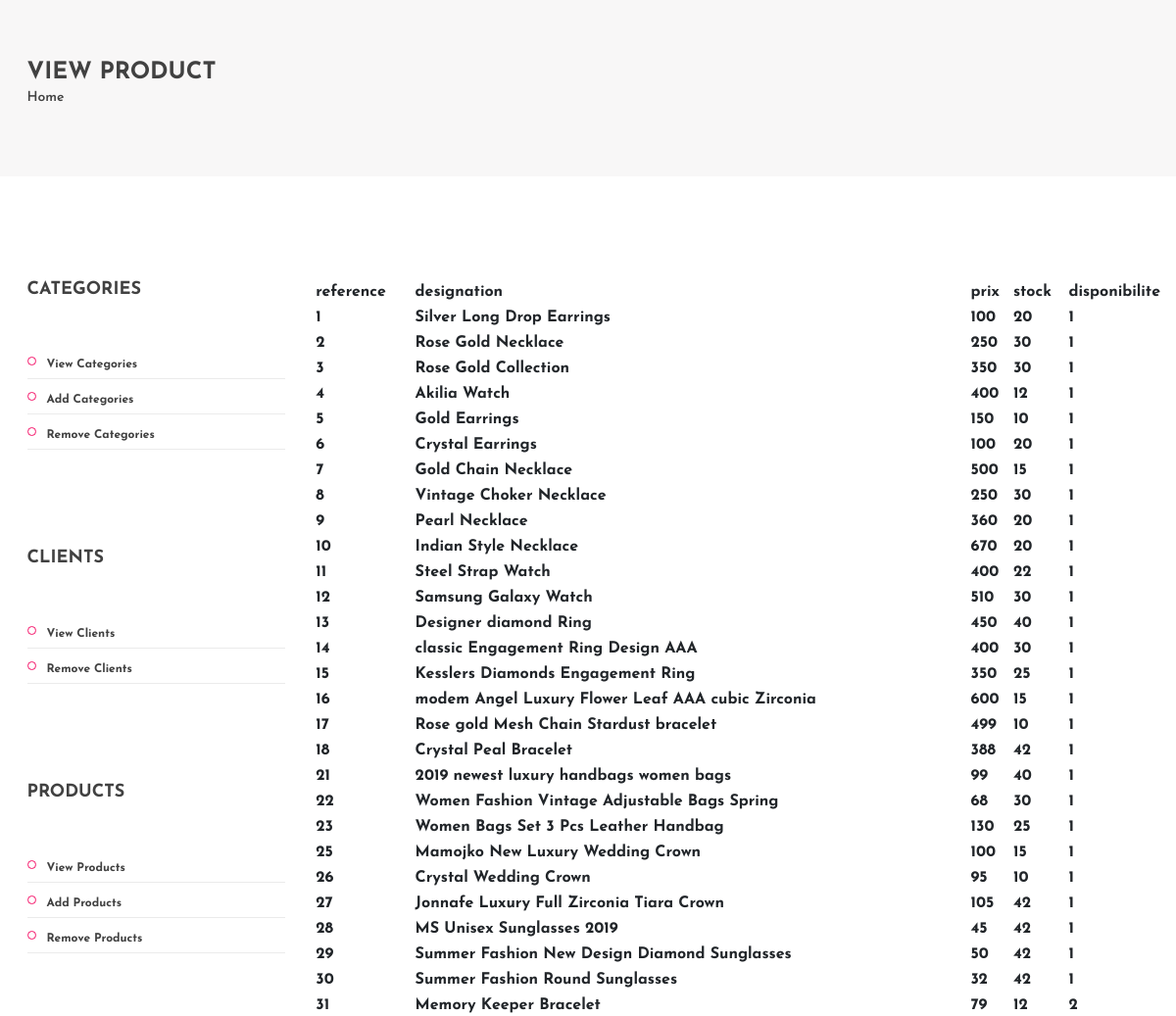
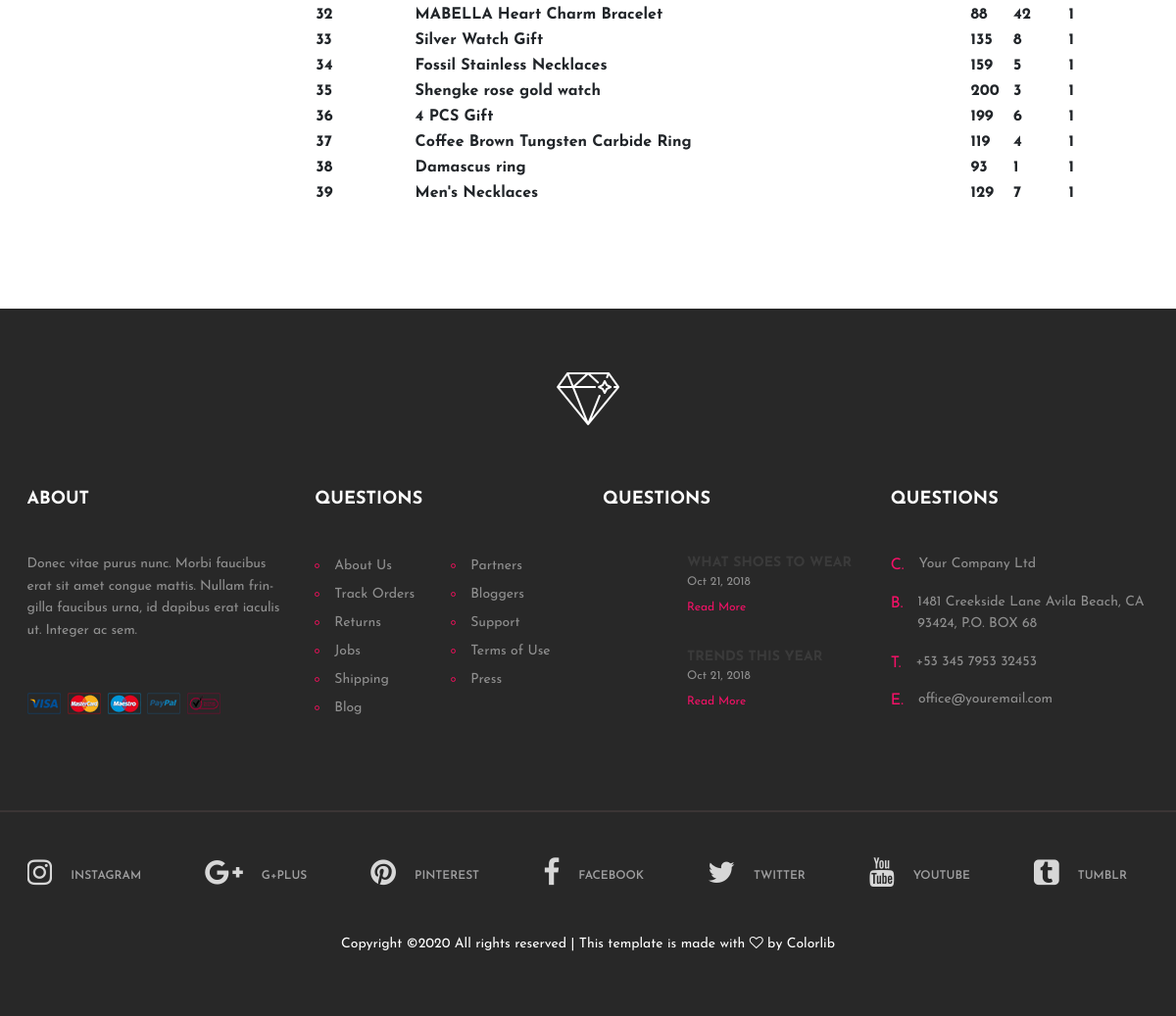
The app's page /Diamond/viewproduct.php with its own data (2 pictures, top to bottom).
### tables this page shows
CREATE TABLE IF NOT EXISTS `produit` (
  `reference` int(20) NOT NULL AUTO_INCREMENT,
  `designation` varchar(255) NOT NULL,
  `prix` float NOT NULL,
  `stock` int(20) NOT NULL,
  `photo` varchar(255) NOT NULL,
  `disponibilite` tinyint(1) NOT NULL,
  `description` varchar(400) NOT NULL,
  PRIMARY KEY (`reference`)
);

### Diamond/viewproduct.php (the view)
<?php require 'headerAdmin.php';?>
    <div class="page-top-info">
        <div class="container">
            <h4>View Product</h4>
            <div class="site-pagination">
                <a href="index.php">Home</a>
            </div>
        </div>
    </div>
    <section class="category-section spad">
        <div class="container">
            <div class="row">
                <div class="col-lg-3 order-2 order-lg-1">
                    <div class="filter-widget">
                        <h2 class="fw-title">Categories</h2>
                        <ul class="category-menu">
                            <li><a href="viewcat.php"><Strong>View Categories</Strong></i></a></li>
                            <li><a href="addcat.php"><Strong>Add Categories</Strong></a></li>
                            <li><a href="removecat.php"><Strong>Remove Categories</Strong></a></li>
                        </ul>
                    </div>
                    <div class="filter-widget">
                        <h2 class="fw-title">Clients</h2>
                        <ul class="category-menu">
                            <li><a href="viewclient"><Strong>View Clients</Strong></i></a></li>
                            <li><a href="removeclient"><Strong>Remove Clients</Strong></a></li>
                        </ul>
                    </div>
                    <div class="filter-widget">
                        <h2 class="fw-title">Products</h2>
                        <ul class="category-menu">
                            <li><a href="viewproduct"><Strong>View Products</Strong></i></a></li>
                            <li><a href="addproduct"><Strong>Add Products</Strong></a></li>
                            <li><a href="removeproduct"><Strong>Remove Products</Strong></a></li>
                        </ul>
                    </div>
                </div>
                <div class="col-lg-9  order-1 order-lg-2 mb-5 mb-lg-0">
        <?php
$dbloc = 'localhost';
$user = 'root';
$pass = '';
$dbname = 'diamant';
$dbc = mysqli_connect($dbloc, $user, $pass, $dbname)
   or die ('Error connecting to MySQL Server!');
   $resultat = mysqli_query($dbc, 'SELECT reference, designation,prix,stock,disponibilite FROM produit'); ?>
    <table  width="900">
                <tr>
                    <th>reference</th>
                    <th>designation</th>
                    <th>prix</th>
                    <th>stock</th>
                    <th>disponibilite</th>
                </tr>
   <?php
   if ($resultat == FALSE) {
      echo "Echec de l exécution de la requête.<br />";
   }
   else {
      while ($ligne = mysqli_fetch_array($resultat)) {  ?>
        <tr>
                    <th><?php echo$ligne['reference'];?></th>
                    <th><?php echo $ligne['designation'];?></th>
                    <th><?php echo $ligne['prix'];?></th>
                    <th><?php echo $ligne['stock'];?></th>
                    <th><?php echo $ligne['disponibilite'];?></th>
        </tr>
<?php }
  }?>
</table>
        </div>
    </section>
    <?php require 'footer.php';?>

### Diamond/css/style.css (style rules this page uses)
html, body { height: 100%; font-family: 'Josefin Sans', sans-serif; -webkit-font-smoothing: antialiased; font-smoothing: antialiased; }
h1, h2, h3, h4, h5, h6 { margin: 0; color: #111111; font-weight: 600; }
h2 { font-size: 36px; }
h4 { font-size: 24px; }
ul, ol { padding: 0; margin: 0; }
.spad { padding-top: 105px; padding-bottom: 105px; }
.page-top-info { background: #f8f7f7; padding: 60px 0 70px; }
.page-top-info h4 { color: #414141; font-weight: 700; text-transform: uppercase; }
.site-pagination { font-size: 14px; font-weight: 600; color: #414141; }
.site-pagination a { display: inline-block; font-size: 14px; color: #414141; }
.filter-widget { margin-bottom: 100px; }
.filter-widget .fw-title { font-size: 18px; font-weight: 700; color: #414141; text-transform: uppercase; margin-bottom: 45px; }
.category-menu { list-style: none; }
.category-menu li a { display: block; position: relative; font-size: 12px; color: #414141; border-bottom: 1px solid #ebebeb; padding: 12px 0 5px 20px; }
.category-menu li a:after { position: absolute; content: ""; width: 9px; height: 9px; left: 0; top: 13px; border: 1px solid #f51167; border-radius: 50%; }
@media (min-width: 1200px) { .container { max-width: 1175px; } }

### records on screen
produit: reference "1", designation "Silver Long Drop Earrings", prix "100", stock "20", disponibilite "1"
produit: reference "2", designation "Rose Gold Necklace", prix "250", stock "30", disponibilite "1"
produit: reference "3", designation "Rose Gold Collection", prix "350", stock "30", disponibilite "1"
produit: reference "4", designation "Akilia Watch", prix "400", stock "12", disponibilite "1"
produit: reference "5", designation "Gold Earrings", prix "150", stock "10", disponibilite "1"
produit: reference "6", designation "Crystal Earrings", prix "100", stock "20", disponibilite "1"
produit: reference "7", designation "Gold Chain Necklace", prix "500", stock "15", disponibilite "1"
produit: reference "8", designation "Vintage Choker Necklace", prix "250", stock "30", disponibilite "1"
produit: reference "9", designation "Pearl Necklace", prix "360", stock "20", disponibilite "1"
produit: reference "10", designation "Indian Style Necklace", prix "670", stock "20", disponibilite "1"
produit: reference "11", designation "Steel Strap Watch", prix "400", stock "22", disponibilite "1"
produit: reference "12", designation "Samsung Galaxy Watch", prix "510", stock "30", disponibilite "1"
produit: reference "13", designation "Designer diamond Ring", prix "450", stock "40", disponibilite "1"
produit: reference "14", designation "classic Engagement Ring Design AAA", prix "400", stock "30", disponibilite "1"
produit: reference "15", designation "Kesslers Diamonds Engagement Ring", prix "350", stock "25", disponibilite "1"
produit: reference "16", designation "modem Angel Luxury Flower Leaf AAA cubic Zirconia", prix "600", stock "15", disponibilite "1"
produit: reference "17", designation "Rose gold Mesh Chain Stardust bracelet", prix "499", stock "10", disponibilite "1"
produit: reference "18", designation "Crystal Peal Bracelet", prix "388", stock "42", disponibilite "1"
produit: reference "21", designation "2019 newest luxury handbags women bags", prix "99", stock "40", disponibilite "1"
produit: reference "22", designation "Women Fashion Vintage Adjustable Bags Spring", prix "68", stock "30", disponibilite "1"
produit: reference "23", designation "Women Bags Set 3 Pcs Leather Handbag", prix "130", stock "25", disponibilite "1"
produit: reference "25", designation "Mamojko New Luxury Wedding Crown", prix "100", stock "15", disponibilite "1"
produit: reference "26", designation "Crystal Wedding Crown", prix "95", stock "10", disponibilite "1"
produit: reference "27", designation "Jonnafe Luxury Full Zirconia Tiara Crown", prix "105", stock "42", disponibilite "1"
produit: reference "28", designation "MS Unisex Sunglasses 2019", prix "45", stock "42", disponibilite "1"
produit: reference "29", designation "Summer Fashion New Design Diamond Sunglasses", prix "50", stock "42", disponibilite "1"
produit: reference "30", designation "Summer Fashion Round Sunglasses", prix "32", stock "42", disponibilite "1"
produit: reference "31", designation "Memory Keeper Bracelet", prix "79", stock "12", disponibilite "2"
produit: reference "32", designation "MABELLA Heart Charm Bracelet", prix "88", stock "42", disponibilite "1"
produit: reference "33", designation "Silver Watch Gift", prix "135", stock "8", disponibilite "1"
produit: reference "34", designation "Fossil Stainless Necklaces", prix "159", stock "5", disponibilite "1"
produit: reference "35", designation "Shengke rose gold watch", prix "200", stock "3", disponibilite "1"
produit: reference "36", designation "4 PCS Gift", prix "199", stock "6", disponibilite "1"
produit: reference "37", designation "Coffee Brown Tungsten Carbide Ring", prix "119", stock "4", disponibilite "1"
produit: reference "38", designation "Damascus ring", prix "93", stock "1", disponibilite "1"
produit: reference "39", designation "Men's Necklaces", prix "129", stock "7", disponibilite "1"
